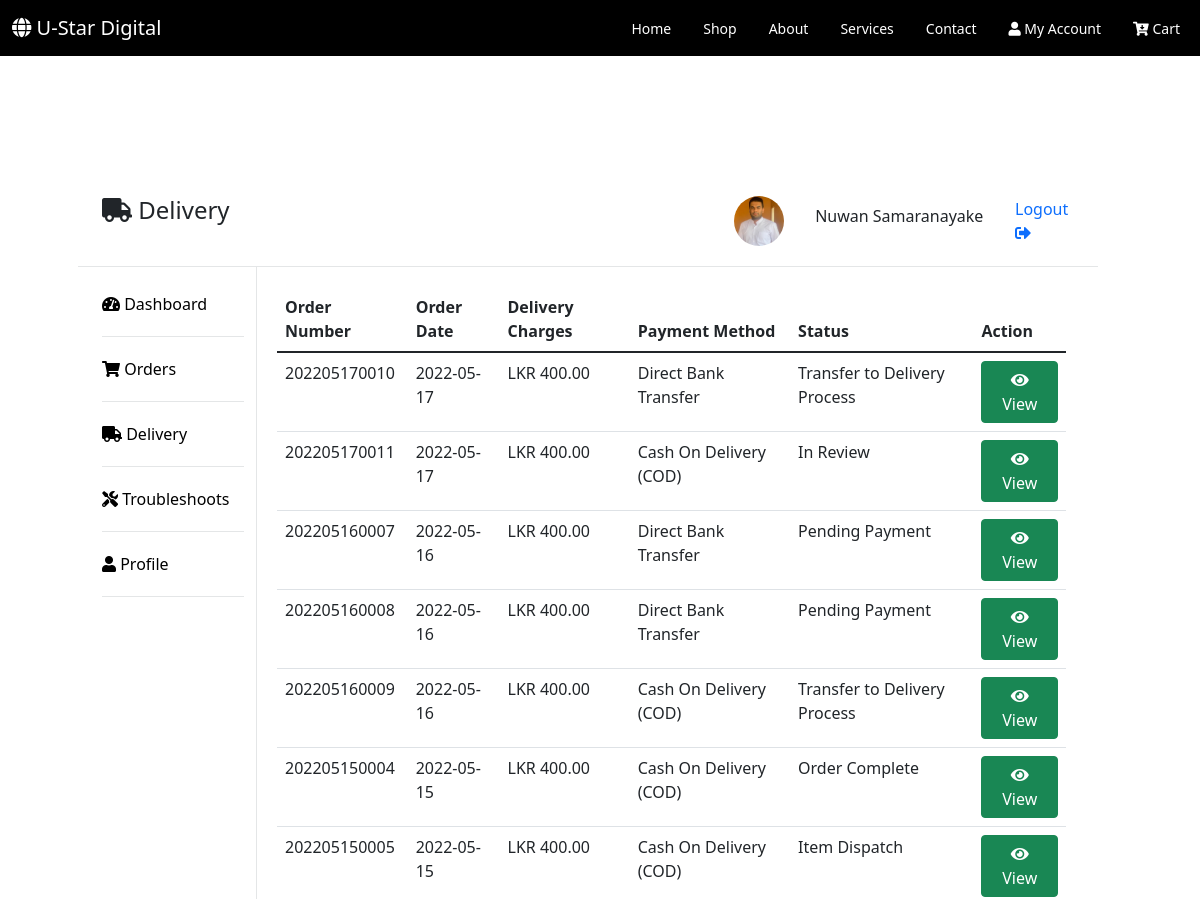
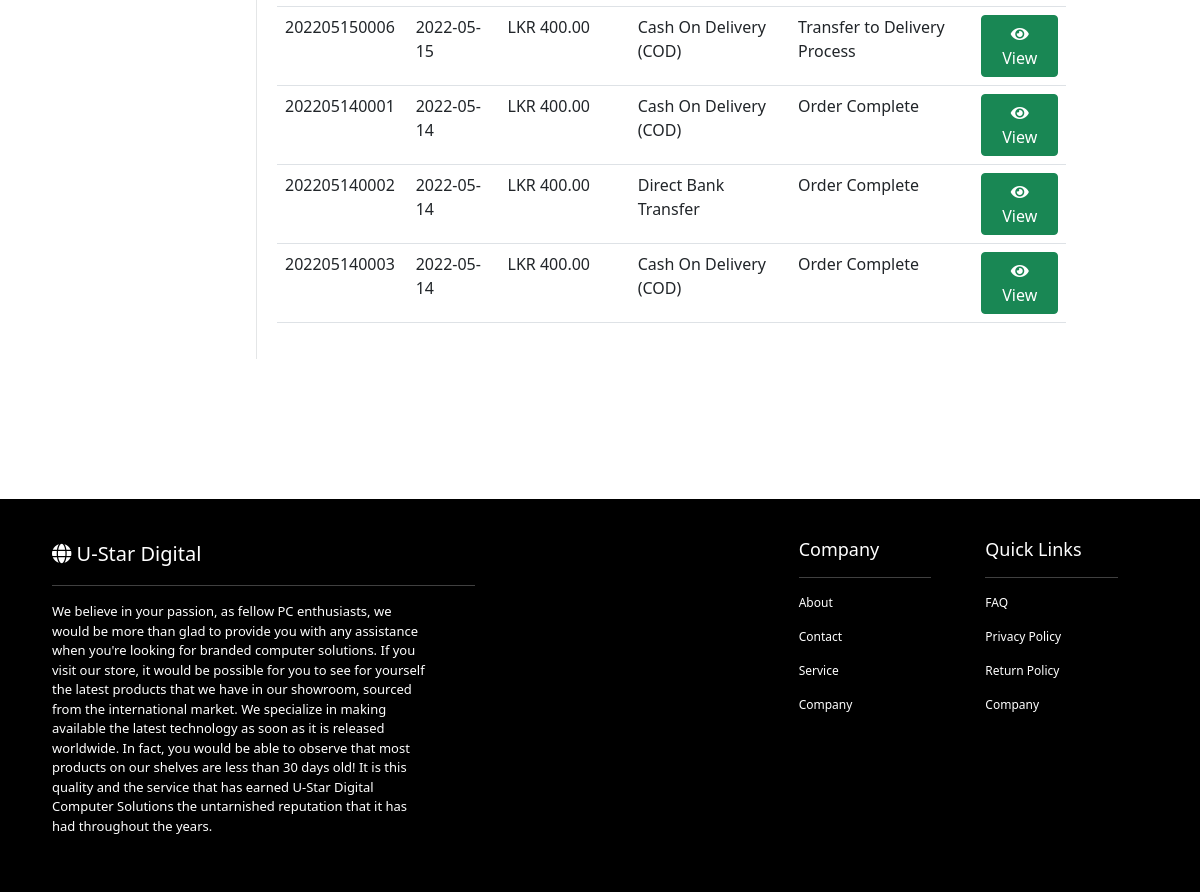
The page /dashboard/delivery.php (signed in) on the database its author committed (2 pictures, top to bottom).
### tables this page shows
CREATE TABLE `orders` (
  `order_id` int(11) NOT NULL,
  `order_number` varchar(255) NOT NULL,
  `order_total` int(11) NOT NULL,
  `total_discount` int(11) NOT NULL,
  `delivery_charge` int(11) NOT NULL,
  `order_date` date NOT NULL,
  `order_time` time NOT NULL,
  `user_id` int(11) NOT NULL,
  `payment_id` int(11) NOT NULL,
  `grand_total` int(11) NOT NULL,
  `courier_status` int(11) NOT NULL,
  `notifications` int(11) NOT NULL
);

CREATE TABLE `province` (
  `id` int(11) NOT NULL,
  `name` varchar(122) NOT NULL,
  `price` int(5) NOT NULL,
  `status` int(11) NOT NULL
);

CREATE TABLE `payment_methord` (
  `id` int(11) NOT NULL,
  `name` varchar(122) NOT NULL,
  `description` varchar(255) NOT NULL
);

CREATE TABLE `courier_status` (
  `id` int(11) NOT NULL,
  `courier_status` varchar(255) NOT NULL,
  `status` int(11) NOT NULL,
  `user_role_id` int(11) NOT NULL
);

### dashboard/delivery.php (the view, shortened to what this page needs)
<?php
include "site_nav.php";
include "dashboard_nav.php";
$db = db_con();
?>
<div class="col-10 dash_content">
    <div class="page_tables">
        <table class="table table-hover">
            <thead>
                <tr>
                    <th scope="col" class="table_head">Order Number</th>
                    <th scope="col" class="table_head">Order Date</th>
                    <th scope="col" class="table_head">Delivery Charges</th>
                    <th scope="col" class="table_head">Payment Method</th>
                    <th scope="col" class="table_head">Status</th>
                    <th scope="col" class="table_head">Action</th>
                </tr>
            </thead>
            <tbody>
                <?php
                $user_id =  $_SESSION['user_id'];
                $sql = "SELECT o.order_id, o.order_number, o.order_date, p.price, pm.name, cs.courier_status
                FROM orders o
                INNER JOIN province p ON p.id = o.delivery_charge
                INNER JOIN payment_methord pm ON pm.id = o.payment_id
                INNER JOIN courier_status cs ON cs.id = o.courier_status
                WHERE o.user_id = $user_id ORDER BY `o`.`order_date` DESC";
                $result = $db->query($sql);
                if ($result->num_rows > 0) {
                    while ($row = $result->fetch_assoc()) {
                ?>
                        <tr>
                            <td class="table_body"><?php echo $row['order_number']; ?></td>
                            <td class="table_body"><?php echo $row['order_date']; ?></td>
                            <td class="table_body"><?php echo "LKR " . number_format($row['price'], 2); ?></td>
                            <td class="table_body"><?php echo $row['name']; ?></td>
                            <td class="table_body"><?php echo $row['courier_status']; ?></td>
                            <td>
                                <form action="delivery_info.php" method="post">
                                    <button type="submit" name="action" value="view" class="btn btn-block btn-success btn-xs"> <i class="fas fa-eye"></i> View</button>
                                </form>
                            </td>
                        </tr>
                <?php
                    }
                }
                ?>
            </tbody>
        </table>
    </div>
</div>
</div>
</div>
</div>
<?php
include "site_footer.php";
?>

### assets/css/style.css (style rules this page uses)
.dash_content { border-style: solid; border-color: #e4e6e7; border-width: 0px 0px 0px 1px; padding: 20px; }

### rows shown on the page
orders: order_number "202205170010", order_date "2022-05-17", province.price "400.00", payment_methord.name "Direct Bank Transfer", courier_status.courier_status "Transfer to Delivery Process"
orders: order_number "202205170011", order_date "2022-05-17", province.price "400.00", payment_methord.name "Cash On Delivery (COD)", courier_status.courier_status "In Review"
orders: order_number "202205160007", order_date "2022-05-16", province.price "400.00", payment_methord.name "Direct Bank Transfer", courier_status.courier_status "Pending Payment"
orders: order_number "202205160008", order_date "2022-05-16", province.price "400.00", payment_methord.name "Direct Bank Transfer", courier_status.courier_status "Pending Payment"
orders: order_number "202205160009", order_date "2022-05-16", province.price "400.00", payment_methord.name "Cash On Delivery (COD)", courier_status.courier_status "Transfer to Delivery Process"
orders: order_number "202205150004", order_date "2022-05-15", province.price "400.00", payment_methord.name "Cash On Delivery (COD)", courier_status.courier_status "Order Complete"
orders: order_number "202205150005", order_date "2022-05-15", province.price "400.00", payment_methord.name "Cash On Delivery (COD)", courier_status.courier_status "Item Dispatch"
orders: order_number "202205150006", order_date "2022-05-15", province.price "400.00", payment_methord.name "Cash On Delivery (COD)", courier_status.courier_status "Transfer to Delivery Process"
orders: order_number "202205140001", order_date "2022-05-14", province.price "400.00", payment_methord.name "Cash On Delivery (COD)", courier_status.courier_status "Order Complete"
orders: order_number "202205140002", order_date "2022-05-14", province.price "400.00", payment_methord.name "Direct Bank Transfer", courier_status.courier_status "Order Complete"
orders: order_number "202205140003", order_date "2022-05-14", province.price "400.00", payment_methord.name "Cash On Delivery (COD)", courier_status.courier_status "Order Complete"

### other values the page prints
$dash['path'] "Delivery"
$_SESSION['first_name'] "Nuwan"
$_SESSION['last_name'] "Samaranayake"
